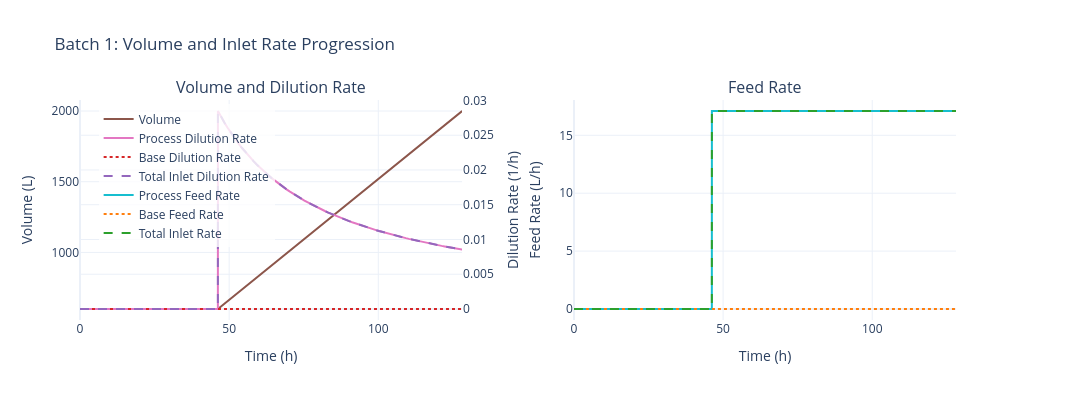

Write notebook code for a chart like this one.
### Code cell
# Volume & feed / dilution rate
fig = data.plot_volume_feed(batch_number=BATCH_NUMBER)
fig.show()

### Figure 1 — Plotly figure (JSON) as saved in the notebook; plotly's stock layout.template omitted (floating-point values rounded to 4 significant figures; data arrays with more than 128 entries replaced by an {"elided": "..."} marker saying what was removed)
{"data": [{"hovertemplate": "Time: %{x:.1f} h<br>Volume: %{y:.2f} L<extra></extra>", "line": {"color": "#8c564b", "width": 2}, "mode": "lines", "name": "Volume", "type": "scatter", "x": {"elided": "145 float values"}, "xaxis": "x", "y": {"elided": "145 float values"}, "yaxis": "y"}, {"hovertemplate": "Time: %{x:.1f} h<br>D_process: %{y:.4f} 1/h<extra></extra>", "line": {"color": "#e377c2", "width": 2}, "mode": "lines", "name": "Process Dilution Rate", "type": "scatter", "x": {"elided": "145 float values"}, "xaxis": "x", "y": {"elided": "145 float values"}, "yaxis": "y2"}, {"hovertemplate": "Time: %{x:.1f} h<br>D_base: %{y:.4f} 1/h<extra></extra>", "line": {"color": "#d62728", "dash": "dot", "width": 2}, "mode": "lines", "name": "Base Dilution Rate", "type": "scatter", "x": {"elided": "145 float values"}, "xaxis": "x", "y": {"elided": "145 float values"}, "yaxis": "y2"}, {"hovertemplate": "Time: %{x:.1f} h<br>D_total: %{y:.4f} 1/h<extra></extra>", "line": {"color": "#9467bd", "dash": "dash", "width": 2}, "mode": "lines", "name": "Total Inlet Dilution Rate", "type": "scatter", "x": {"elided": "145 float values"}, "xaxis": "x", "y": {"elided": "145 float values"}, "yaxis": "y2"}, {"hovertemplate": "Time: %{x:.1f} h<br>F_process: %{y:.4f} L/h<extra></extra>", "line": {"color": "#17becf", "width": 2}, "mode": "lines", "name": "Process Feed Rate", "type": "scatter", "x": {"elided": "145 float values"}, "xaxis": "x2", "y": {"elided": "145 float values"}, "yaxis": "y3"}, {"hovertemplate": "Time: %{x:.1f} h<br>F_base: %{y:.4f} L/h<extra></extra>", "line": {"color": "#ff7f0e", "dash": "dot", "width": 2}, "mode": "lines", "name": "Base Feed Rate", "type": "scatter", "x": {"elided": "145 float values"}, "xaxis": "x2", "y": {"elided": "145 float values"}, "yaxis": "y3"}, {"hovertemplate": "Time: %{x:.1f} h<br>F_total: %{y:.4f} L/h<extra></extra>", "line": {"color": "#2ca02c", "dash": "dash", "width": 2}, "mode": "lines", "name": "Total Inlet Rate", "type": "scatter", "x": {"elided": "145 float values"}, "xaxis": "x2", "y": {"elided": "145 float values"}, "yaxis": "y3"}], "layout": {"annotations": [{"font": {"size": 16}, "showarrow": false, "text": "Volume and Dilution Rate", "x": 0.205, "xanchor": "center", "xref": "paper", "y": 1, "yanchor": "bottom", "yref": "paper"}, {"font": {"size": 16}, "showarrow": false, "text": "Feed Rate", "x": 0.735, "xanchor": "center", "xref": "paper", "y": 1, "yanchor": "bottom", "yref": "paper"}], "font": {"size": 12}, "height": 400, "legend": {"bgcolor": "rgba(255,255,255,0.8)", "x": 0.02, "y": 0.98}, "showlegend": true, "title": {"text": "Batch 1: Volume and Inlet Rate Progression"}, "width": 1400, "xaxis": {"anchor": "y", "domain": [0, 0.41], "title": {"text": "Time (h)"}}, "xaxis2": {"anchor": "y3", "domain": [0.53, 0.94], "title": {"text": "Time (h)"}}, "yaxis": {"anchor": "x", "domain": [0, 1], "title": {"text": "Volume (L)"}}, "yaxis2": {"anchor": "x", "overlaying": "y", "side": "right", "title": {"text": "Dilution Rate (1/h)"}}, "yaxis3": {"anchor": "x2", "domain": [0, 1], "title": {"text": "Feed Rate (L/h)"}}}}
